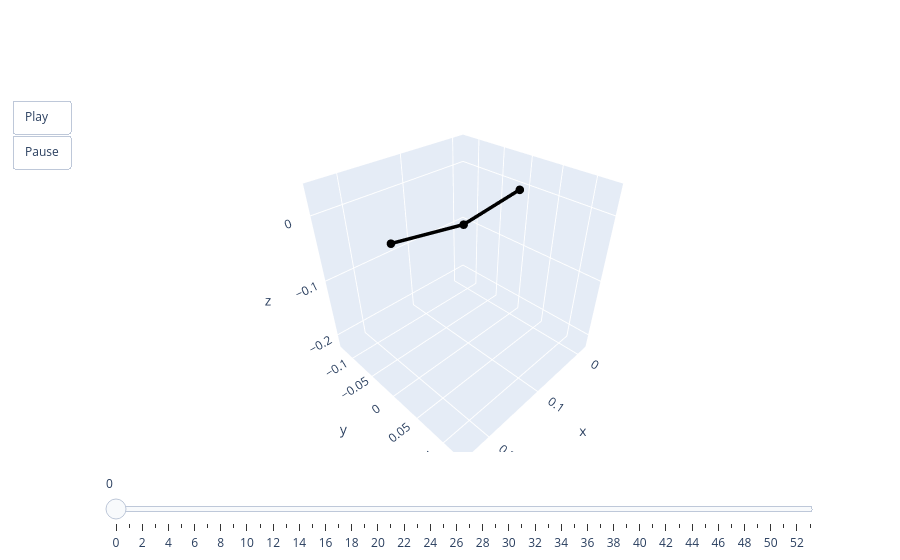

Notebook cell for this chart:
### Code cell
animate(pred[0])

### Figure 1 — Plotly figure (JSON) as saved in the notebook; plotly's stock layout.template omitted (floating-point values rounded to 4 significant figures)
{"data": [{"line": {"color": "black", "width": 7}, "marker": {"size": 5}, "mode": "lines+markers", "type": "scatter3d", "x": [0, 0.1106, 0.2218], "y": [0, 0, 0], "z": [0, -0.0125, 0.006761]}], "layout": {"scene": {"aspectmode": "cube", "xaxis": {"autorange": false, "range": [-0.02231, 0.2454]}, "yaxis": {"autorange": false, "range": [-0.1339, 0.1339]}, "zaxis": {"autorange": false, "range": [-0.2252, 0.04255]}}, "sliders": [{"steps": [{"args": [["0"], {"frame": {"duration": 0, "redraw": true}, "mode": "immediate"}], "label": "0", "method": "animate"}, {"args": [["1"], {"frame": {"duration": 0, "redraw": true}, "mode": "immediate"}], "label": "1", "method": "animate"}, {"args": [["2"], {"frame": {"duration": 0, "redraw": true}, "mode": "immediate"}], "label": "2", "method": "animate"}, {"args": [["3"], {"frame": {"duration": 0, "redraw": true}, "mode": "immediate"}], "label": "3", "method": "animate"}, {"args": [["4"], {"frame": {"duration": 0, "redraw": true}, "mode": "immediate"}], "label": "4", "method": "animate"}, {"args": [["5"], {"frame": {"duration": 0, "redraw": true}, "mode": "immediate"}], "label": "5", "method": "animate"}, {"args": [["6"], {"frame": {"duration": 0, "redraw": true}, "mode": "immediate"}], "label": "6", "method": "animate"}, {"args": [["7"], {"frame": {"duration": 0, "redraw": true}, "mode": "immediate"}], "label": "7", "method": "animate"}, {"args": [["8"], {"frame": {"duration": 0, "redraw": true}, "mode": "immediate"}], "label": "8", "method": "animate"}, {"args": [["9"], {"frame": {"duration": 0, "redraw": true}, "mode": "immediate"}], "label": "9", "method": "animate"}, {"args": [["10"], {"frame": {"duration": 0, "redraw": true}, "mode": "immediate"}], "label": "10", "method": "animate"}, {"args": [["11"], {"frame": {"duration": 0, "redraw": true}, "mode": "immediate"}], "label": "11", "method": "animate"}, {"args": [["12"], {"frame": {"duration": 0, "redraw": true}, "mode": "immediate"}], "label": "12", "method": "animate"}, {"args": [["13"], {"frame": {"duration": 0, "redraw": true}, "mode": "immediate"}], "label": "13", "method": "animate"}, {"args": [["14"], {"frame": {"duration": 0, "redraw": true}, "mode": "immediate"}], "label": "14", "method": "animate"}, {"args": [["15"], {"frame": {"duration": 0, "redraw": true}, "mode": "immediate"}], "label": "15", "method": "animate"}, {"args": [["16"], {"frame": {"duration": 0, "redraw": true}, "mode": "immediate"}], "label": "16", "method": "animate"}, {"args": [["17"], {"frame": {"duration": 0, "redraw": true}, "mode": "immediate"}], "label": "17", "method": "animate"}, {"args": [["18"], {"frame": {"duration": 0, "redraw": true}, "mode": "immediate"}], "label": "18", "method": "animate"}, {"args": [["19"], {"frame": {"duration": 0, "redraw": true}, "mode": "immediate"}], "label": "19", "method": "animate"}, {"args": [["20"], {"frame": {"duration": 0, "redraw": true}, "mode": "immediate"}], "label": "20", "method": "animate"}, {"args": [["21"], {"frame": {"duration": 0, "redraw": true}, "mode": "immediate"}], "label": "21", "method": "animate"}, {"args": [["22"], {"frame": {"duration": 0, "redraw": true}, "mode": "immediate"}], "label": "22", "method": "animate"}, {"args": [["23"], {"frame": {"duration": 0, "redraw": true}, "mode": "immediate"}], "label": "23", "method": "animate"}, {"args": [["24"], {"frame": {"duration": 0, "redraw": true}, "mode": "immediate"}], "label": "24", "method": "animate"}, {"args": [["25"], {"frame": {"duration": 0, "redraw": true}, "mode": "immediate"}], "label": "25", "method": "animate"}, {"args": [["26"], {"frame": {"duration": 0, "redraw": true}, "mode": "immediate"}], "label": "26", "method": "animate"}, {"args": [["27"], {"frame": {"duration": 0, "redraw": true}, "mode": "immediate"}], "label": "27", "method": "animate"}, {"args": [["28"], {"frame": {"duration": 0, "redraw": true}, "mode": "immediate"}], "label": "28", "method": "animate"}, {"args": [["29"], {"frame": {"duration": 0, "redraw": true}, "mode": "immediate"}], "label": "29", "method": "animate"}, {"args": [["30"], {"frame": {"duration": 0, "redraw": true}, "mode": "immediate"}], "label": "30", "method": "animate"}, {"args": [["31"], {"frame": {"duration": 0, "redraw": true}, "mode": "immediate"}], "label": "31", "method": "animate"}, {"args": [["32"], {"frame": {"duration": 0, "redraw": true}, "mode": "immediate"}], "label": "32", "method": "animate"}, {"args": [["33"], {"frame": {"duration": 0, "redraw": true}, "mode": "immediate"}], "label": "33", "method": "animate"}, {"args": [["34"], {"frame": {"duration": 0, "redraw": true}, "mode": "immediate"}], "label": "34", "method": "animate"}, {"args": [["35"], {"frame": {"duration": 0, "redraw": true}, "mode": "immediate"}], "label": "35", "method": "animate"}, {"args": [["36"], {"frame": {"duration": 0, "redraw": true}, "mode": "immediate"}], "label": "36", "method": "animate"}, {"args": [["37"], {"frame": {"duration": 0, "redraw": true}, "mode": "immediate"}], "label": "37", "method": "animate"}, {"args": [["38"], {"frame": {"duration": 0, "redraw": true}, "mode": "immediate"}], "label": "38", "method": "animate"}, {"args": [["39"], {"frame": {"duration": 0, "redraw": true}, "mode": "immediate"}], "label": "39", "method": "animate"}, {"args": [["40"], {"frame": {"duration": 0, "redraw": true}, "mode": "immediate"}], "label": "40", "method": "animate"}, {"args": [["41"], {"frame": {"duration": 0, "redraw": true}, "mode": "immediate"}], "label": "41", "method": "animate"}, {"args": [["42"], {"frame": {"duration": 0, "redraw": true}, "mode": "immediate"}], "label": "42", "method": "animate"}, {"args": [["43"], {"frame": {"duration": 0, "redraw": true}, "mode": "immediate"}], "label": "43", "method": "animate"}, {"args": [["44"], {"frame": {"duration": 0, "redraw": true}, "mode": "immediate"}], "label": "44", "method": "animate"}, {"args": [["45"], {"frame": {"duration": 0, "redraw": true}, "mode": "immediate"}], "label": "45", "method": "animate"}, {"args": [["46"], {"frame": {"duration": 0, "redraw": true}, "mode": "immediate"}], "label": "46", "method": "animate"}, {"args": [["47"], {"frame": {"duration": 0, "redraw": true}, "mode": "immediate"}], "label": "47", "method": "animate"}, {"args": [["48"], {"frame": {"duration": 0, "redraw": true}, "mode": "immediate"}], "label": "48", "method": "animate"}, {"args": [["49"], {"frame": {"duration": 0, "redraw": true}, "mode": "immediate"}], "label": "49", "method": "animate"}, {"args": [["50"], {"frame": {"duration": 0, "redraw": true}, "mode": "immediate"}], "label": "50", "method": "animate"}, {"args": [["51"], {"frame": {"duration": 0, "redraw": true}, "mode": "immediate"}], "label": "51", "method": "animate"}, {"args": [["52"], {"frame": {"duration": 0, "redraw": true}, "mode": "immediate"}], "label": "52", "method": "animate"}, {"args": [["53"], {"frame": {"duration": 0, "redraw": true}, "mode": "immediate"}], "label": "53", "method": "animate"}]}], "updatemenus": [{"buttons": [{"args": [null, {"frame": {"duration": 50, "redraw": true}, "fromcurrent": true}], "label": "Play", "method": "animate"}, {"args": [[null], {"frame": {"duration": 0, "redraw": true}, "mode": "immediate"}], "label": "Pause", "method": "animate"}], "showactive": false, "type": "buttons"}]}}
